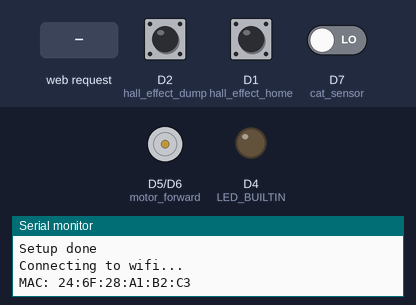
A program run on a simulated ESP8266 (NodeMCU). Parts: motor-driver pin pairs drawn as motors (green arrow = first pin HIGH = forward, orange = second pin HIGH = backward, longer = more drive), output pins drawn as LEDs (lit = HIGH, except the on-board LED, lit = LOW), the last lines printed to the serial monitor. The inputs (shaded band) are chosen by the test bench; at power-on: D2 (hall_effect_dump) HIGH, D1 (hall_effect_home) HIGH, D7 (cat_sensor) LOW. A WiFi scan finds three made-up networks.

Above: at 3.3 s.
3.4 s: HTTP request GET /empty received
At 4.9 s:
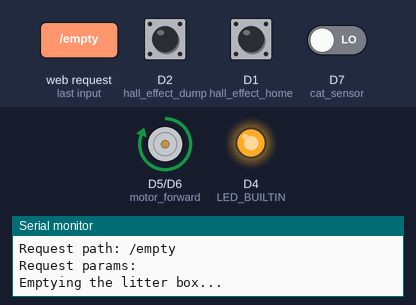
6.4 s: D2 (hall_effect_dump) pulled LOW for 2.6 s
At 10.2 s:
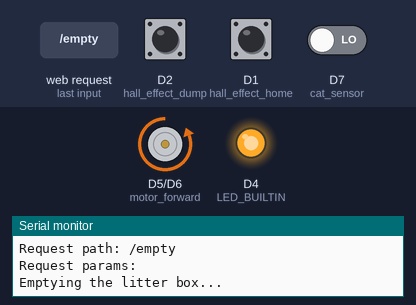
10.9 s: D1 (hall_effect_home) pulled LOW for 2.6 s
At 18.2 s:
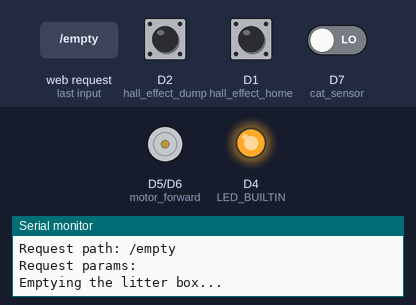
19.9 s: D1 (hall_effect_home) pulled LOW for 2.6 s
At 20.5 s:
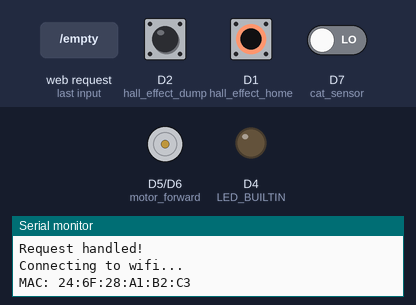
Timing chart, 0 to 22.9 s (numbered marks = the images above; inputs shaded):
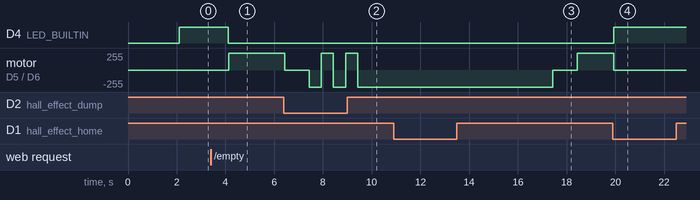

Measured:
- after the input at 3.4 s, D4 (LED_BUILTIN): HIGH → LOW after 0.72 s; motor on D5 (motor_forward) / D6 (motor_backward): stopped → forward 255/255 after 0.73 s
- after the input at 6.4 s, motor on D5 (motor_forward) / D6 (motor_backward): forward 255/255 → stopped at once, then repeats every 1.0 s: backward 255/255 0.50 s, forward 255/255 0.50 s
- after the input at 10.9 s, motor on D5 (motor_forward) / D6 (motor_backward): backward 255/255 → stopped after 6.5 s, → forward 255/255 1.0 s later
- after the input at 19.9 s, D4 (LED_BUILTIN): LOW → HIGH at once; motor on D5 (motor_forward) / D6 (motor_backward): forward 255/255 → stopped at once

The program:

main.cpp
```cpp
/*
 *  CatBox
 */
#include <ESP8266WiFi.h>
#include <ESP8266WebServer.h>
#include <ESP8266mDNS.h>

// hardcoded wifi ssid, bssid and password
const char *ssid = "TestWifi";
const char *bssid = "11:11:11:11:11:11";
const char *password = "asdf";

// webserver
ESP8266WebServer server(80);

// pins for the pwm motor contoller (L298N)
const int motor_forward = D5;
const int motor_backward = D6;

const int cat_sensor = D7; // cat sensor pin
bool catPresent = false;   // cat sensor triggered flag

// pins for hall effect sensors (reversed to be able to check polarity)
const int hall_effect_home = D1;
const int hall_effect_dump = D2;
// bools for whether or not sensors are triggered
bool isHomeTriggered = false;
bool isDumpedTriggered = false;

// ---------- helper functions ----------
// non-blocking delay
void delay_ms(int ms) {
  unsigned long start = millis();
  while (millis() - start < ms)
    ;
}

// ---------- Section for the actual litter box control ----------

// interrupt for the home sensor
void IRAM_ATTR homeInterrupt()
{
  isHomeTriggered = digitalRead(hall_effect_home) == LOW;
}
// interrupt for the dump sensor
void IRAM_ATTR dumpInterrupt()
{
  isDumpedTriggered = digitalRead(hall_effect_dump) == LOW;
}

// interrupt for the cat presence
void IRAM_ATTR catPresenceInterrupt()
{
  catPresent = digitalRead(cat_sensor);
}

void setupPins()
{
  // setup pins for the motor controller
  pinMode(motor_forward, OUTPUT);
  pinMode(motor_backward, OUTPUT);

  // setup pin for cat sensor (just a switch)
  pinMode(cat_sensor, INPUT);
  attachInterrupt(digitalPinToInterrupt(cat_sensor), catPresenceInterrupt, CHANGE);

  // setup pins for the hall effect sensors
  pinMode(hall_effect_home, INPUT_PULLUP);
  pinMode(hall_effect_dump, INPUT_PULLUP);
  // setup hall effect interrupts
  attachInterrupt(digitalPinToInterrupt(hall_effect_home), homeInterrupt, CHANGE);
  attachInterrupt(digitalPinToInterrupt(hall_effect_dump), dumpInterrupt, CHANGE);
}

// handle calls to /empty that will empty the catbox by running the dc motor forward for 1 minute
void empty()
{
  Serial.println("Emptying the litter box...");

  // run the motor forward until the cat box is dumped
  digitalWrite(motor_forward, HIGH);
  while (!isDumpedTriggered)
  {
    delay(100);
  }
  digitalWrite(motor_forward, LOW); // stop the motor
  delay(1000);                      // wait for a second to make sure the motor has stopped

  // jiggle the motor a bit to make sure the cat box is empty
  digitalWrite(motor_backward, HIGH);
  delay(500);
  digitalWrite(motor_backward, LOW);
  digitalWrite(motor_forward, HIGH);
  delay(500);
  digitalWrite(motor_forward, LOW);
  digitalWrite(motor_backward, HIGH);
  delay(500);
  digitalWrite(motor_backward, LOW);
  digitalWrite(motor_forward, HIGH);
  delay(500);
  digitalWrite(motor_forward, LOW);
  digitalWrite(motor_backward, LOW);

  // reverse the motor until the home sensor is triggered
  digitalWrite(motor_backward, HIGH);
  while (!isHomeTriggered)
  {
    delay(100);
  }
  delay(6500);                       // keep going for another 6.5 seconds
  digitalWrite(motor_backward, LOW); // stop the motor
  delay(1000);                       // wait for a second to make sure the motor has stopped

  // go back to the home position
  digitalWrite(motor_forward, HIGH);
  while (!isHomeTriggered)
  {
    delay(100);
  }
  digitalWrite(motor_forward, LOW); // stop the motor

  Serial.println("Litter box is empty!");
}

// ------ Section for Webserver Stuff ------
void turnOnLed()
{
  digitalWrite(LED_BUILTIN, LOW);
}
void turnOffLed()
{
  digitalWrite(LED_BUILTIN, HIGH);
}

void startRequest()
{
  turnOnLed();
  Serial.println("Handling request...");
  Serial.println("Request method: " + (server.method() == HTTP_GET) ? "GET" : "POST");
  Serial.println("Request path: " + server.uri());
  Serial.println("Request params: " + server.args());
}
void endRequest()
{
  turnOffLed();
  Serial.println("Request handled!");
}

void handleEmpty()
{
  startRequest();
  server.send(200, "text/plain", "Running the empty procedure");
  empty();
  endRequest();
}

void handleStatus()
{
  startRequest();

  // get the status of the cat box

  server.send(200, "text/plain", "hello from esp8266!");
  endRequest();
}

void handleNotFound()
{
  startRequest();
  server.send(404, "text/plain", "Not found");
  endRequest();
}

void setupServer()
{
  // setup led pin
  pinMode(LED_BUILTIN, OUTPUT);
  digitalWrite(LED_BUILTIN, HIGH); // high turns off the led and low turns it on :)

  // setup multicast dns
  if (!MDNS.begin("catbox"))
  {
    Serial.println("Error setting up MDNS responder!");
    while (1)
      ;
  }
  Serial.println("mDNS responder started");

  // setup webserver
  server.on("/status", HTTP_GET, handleStatus);
  server.on("/empty", HTTP_GET, handleEmpty);
  server.onNotFound(handleNotFound);

  // start webserver
  server.begin();
  Serial.println("HTTP server started");
}

void connectToWifi()
{
  Serial.println("Connecting to wifi...");
  // Print out esp mac address
  Serial.println("MAC: " + WiFi.macAddress());

  // loop through available networks and find matching ssid
  int n = WiFi.scanNetworks();
  Serial.println("Found " + String(n) + " networks");
  // PRINT OUT ALL NETWORKS
  for (int i = 0; i < n; ++i)
  {
    Serial.println(WiFi.SSID(i) + " " + WiFi.RSSI(i) + " " + WiFi.channel(i) + " " + WiFi.BSSIDstr(i));
  }

  for (int i = 0; i < n; ++i)
  {
    if (WiFi.BSSIDstr(i) == bssid)
    {
      Serial.println("Found matching bssid, connecting...");
      WiFi.begin(ssid, password, WiFi.channel(i), WiFi.BSSID(i));
      Serial.println("Connected to " + String(ssid));

      // wait for connection
      Serial.println("Waiting for connection...");
      while (WiFi.status() != WL_CONNECTED)
      {
        delay(500);
        Serial.print("#");
      }
      Serial.println("");

      // print ip address
      Serial.print("IP address: ");
      Serial.println(WiFi.localIP());

      return;
    }
  }

  Serial.println("No matching BSSID found!!!");
}

void setup()
{
  Serial.begin(115200);

  setupPins();

  // Set WiFi to station mode and disconnect from an AP if it was previously connected
  WiFi.mode(WIFI_STA);
  WiFi.disconnect();
  delay(100);

  // connect to the wifi that is configured
  connectToWifi();

  // setup the server
  setupServer();

  Serial.println("Setup done");
}

void loop()
{
  // if at any point we disconnect from wifi, reconnect
  if (!WiFi.isConnected())
  {
    connectToWifi();
  }

  server.handleClient();

  if (catPresent)
  {
    Serial.println("Cat is present... waiting for cat to leave");

    // get current time so we can see how long cat stays in the box
    unsigned long startTime = millis();
    // wait for cat to leave the box
    while (catPresent)
    {
      delay(100);
    }
    // if cat stayed in the box for more than 10 seconds, empty the box
    if (millis() - startTime > 10000)
    {
      Serial.println("Cat stayed in the box for more than 10 seconds, emptying the box");
      empty();
    } else {
      Serial.println("Cat left the box too soon");
    }
  }
}
```
